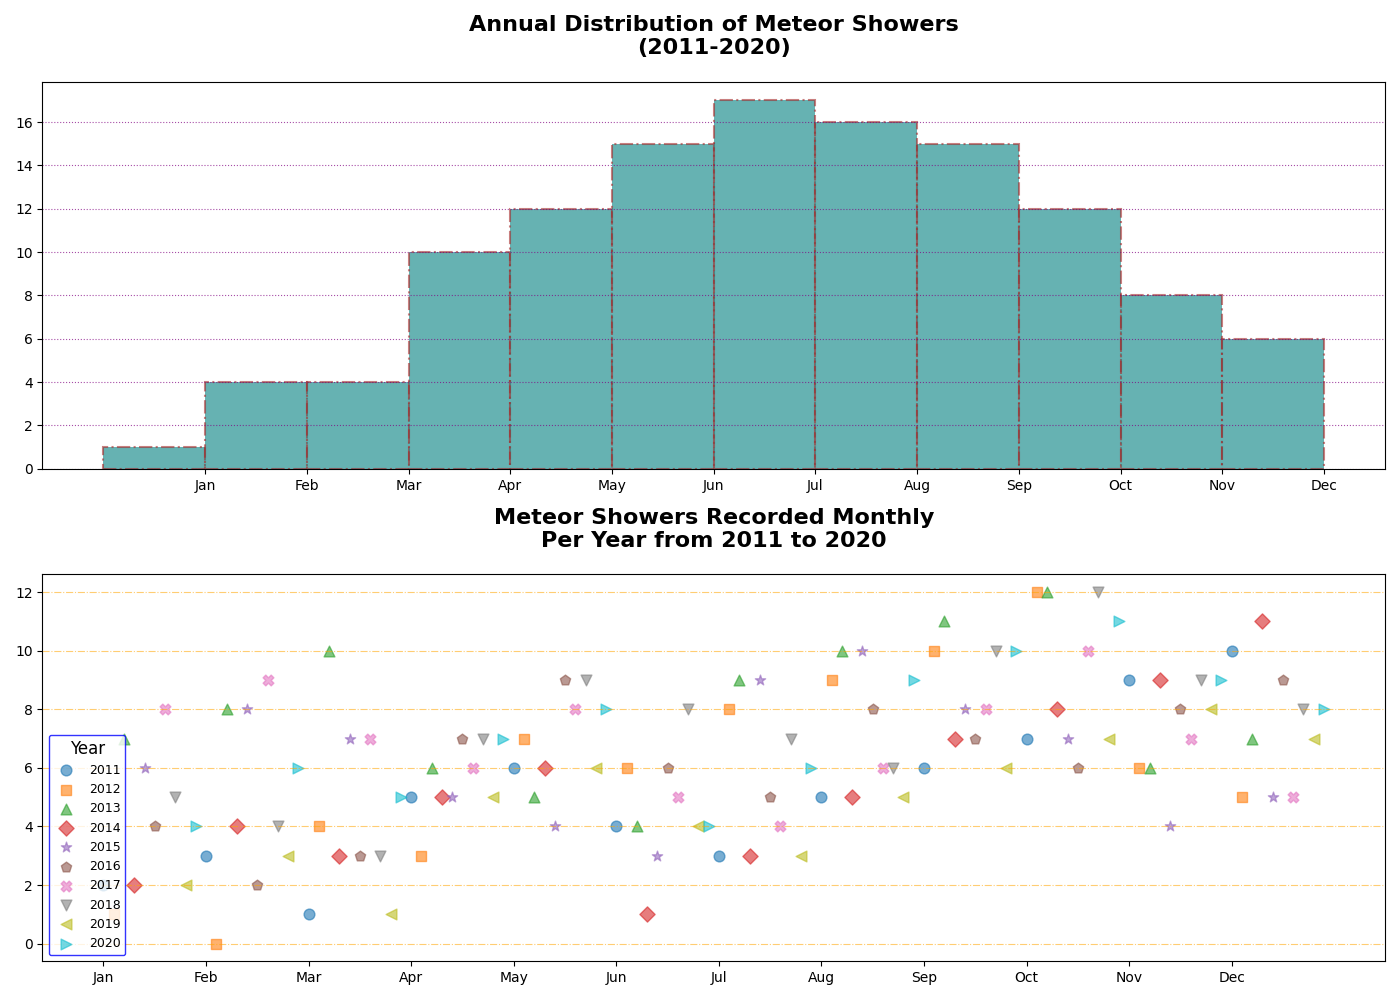

Source code (Python):
import matplotlib.pyplot as plt
import numpy as np

# Data
years = list(range(2011, 2021))
monthly_observations = [
    [2, 3, 1, 5, 6, 4, 3, 5, 6, 7, 9, 10],
    [1, 0, 4, 3, 7, 6, 8, 9, 10, 12, 6, 5],
    [7, 8, 10, 6, 5, 4, 9, 10, 11, 12, 6, 7],
    [2, 4, 3, 5, 6, 1, 3, 5, 7, 8, 9, 11],
    [6, 8, 7, 5, 4, 3, 9, 10, 8, 7, 4, 5],
    [4, 2, 3, 7, 9, 6, 5, 8, 7, 6, 8, 9],
    [8, 9, 7, 6, 8, 5, 4, 6, 8, 10, 7, 5],
    [5, 4, 3, 7, 9, 8, 7, 6, 10, 12, 9, 8],
    [2, 3, 1, 5, 6, 4, 3, 5, 6, 7, 8, 7],
    [4, 6, 5, 7, 8, 4, 6, 9, 10, 11, 9, 8]
]

all_months = np.concatenate(monthly_observations)
months = np.arange(1, 13)

fig, (ax1, ax2) = plt.subplots(2, 1, figsize=(14, 10))

# Histogram with altered styles
ax1.hist(all_months, bins=12, color='teal', edgecolor='brown', alpha=0.6, linestyle='-.', linewidth=1.5)
ax1.set_title("Annual Distribution of Meteor Showers\n(2011-2020)", fontsize=16, fontweight='bold', pad=20)
ax1.set_xticks(np.arange(1, 13))
ax1.set_xticklabels(['Jan', 'Feb', 'Mar', 'Apr', 'May', 'Jun', 'Jul', 'Aug', 'Sep', 'Oct', 'Nov', 'Dec'])
ax1.yaxis.grid(True, linestyle=':', which='major', color='purple', alpha=0.7)

# Scatter plot with different styles for markers
marker_styles = ['o', 's', '^', 'D', '*', 'p', 'X', 'v', '<', '>']
for i, (year, observations) in enumerate(zip(years, monthly_observations)):
    ax2.scatter(months + i * 0.1, observations, label=f'{year}', s=60, alpha=0.6, marker=marker_styles[i % len(marker_styles)])

ax2.set_title("Meteor Showers Recorded Monthly\nPer Year from 2011 to 2020", fontsize=16, fontweight='bold', pad=20)
ax2.set_xticks(np.arange(1, 13))
ax2.set_xticklabels(['Jan', 'Feb', 'Mar', 'Apr', 'May', 'Jun', 'Jul', 'Aug', 'Sep', 'Oct', 'Nov', 'Dec'])
ax2.yaxis.grid(True, linestyle='-.', which='major', color='orange', alpha=0.55)
ax2.legend(title="Year", fontsize=9, title_fontsize='12', loc='lower left', edgecolor='blue', fancybox=True)

plt.tight_layout()
plt.show()
